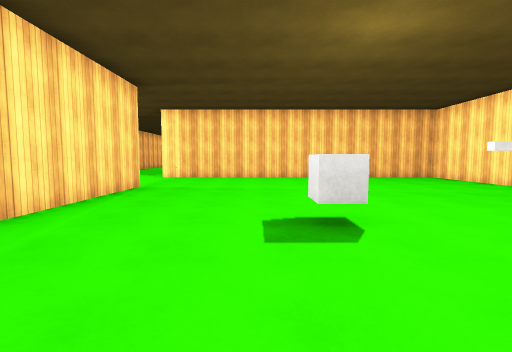
view 1 (above)

12 first-person views from a walk through a scene from a Unity 3-D project. The camera is 1.4 m above the floor, tilts 4° down and sees 90° across. The floor is counted in squares, 2 m on a side. Each view is taken from the middle of a square. On the plan, view 1 faces up. The plan holds only what a view shows up to about 9 squares ahead; the rest is blank. The place goes on beyond the plan. The player is left out. Surface patterns are stand-ins for the level's own textures.

view 2
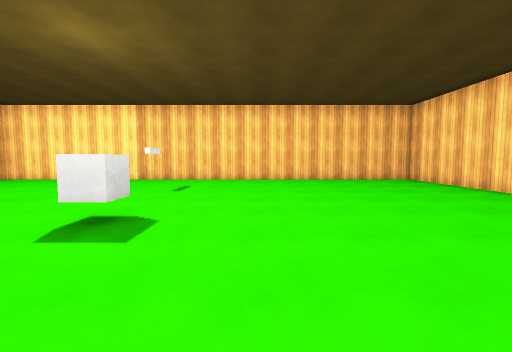

view 3
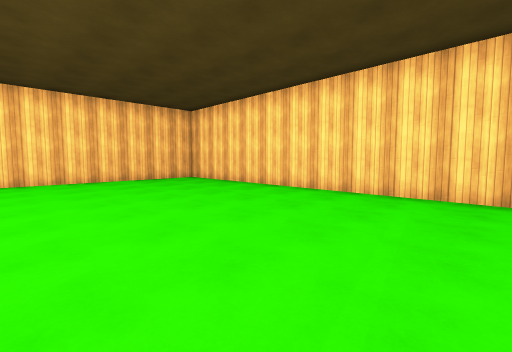

view 4
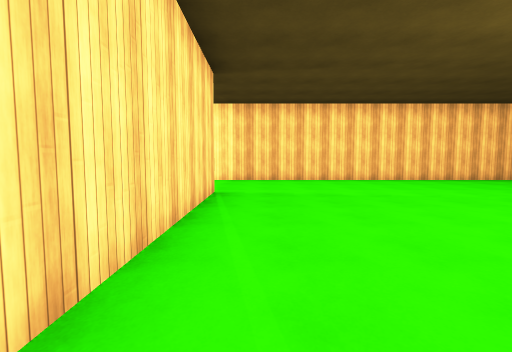

view 5
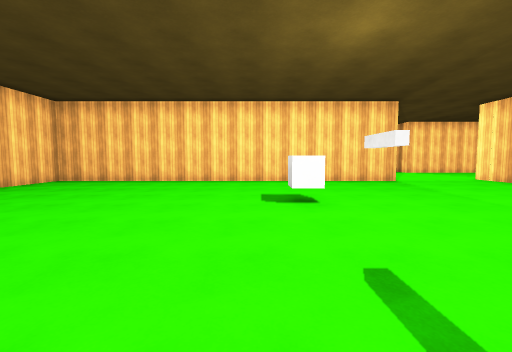

view 6
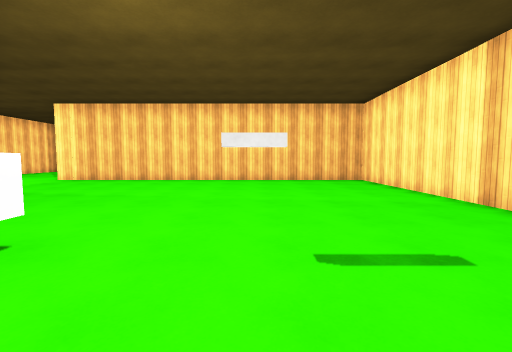

view 7
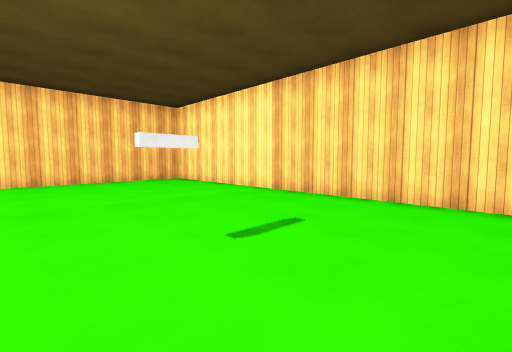

view 8
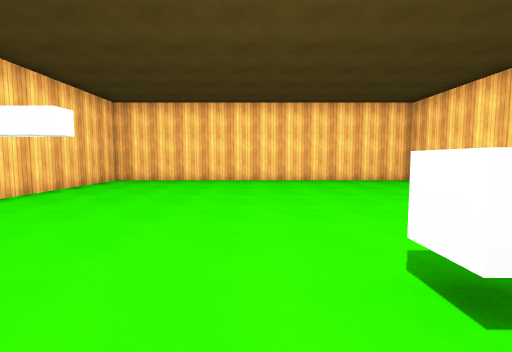

view 9
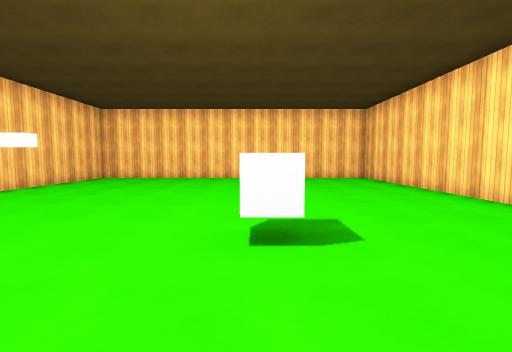

view 10
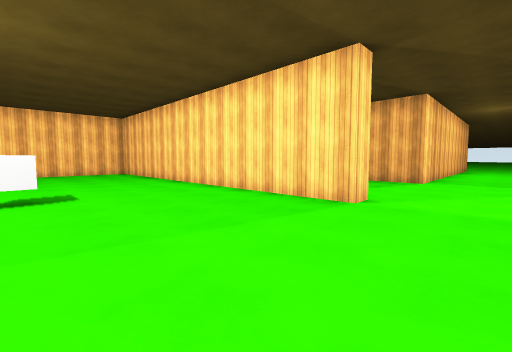

view 11
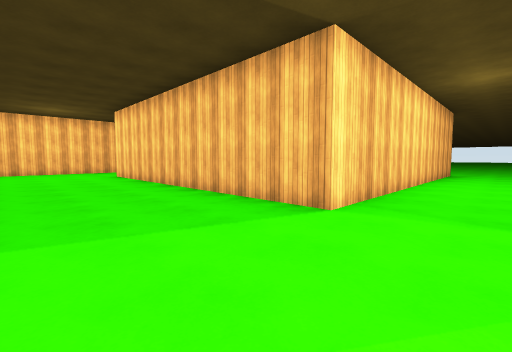

view 12
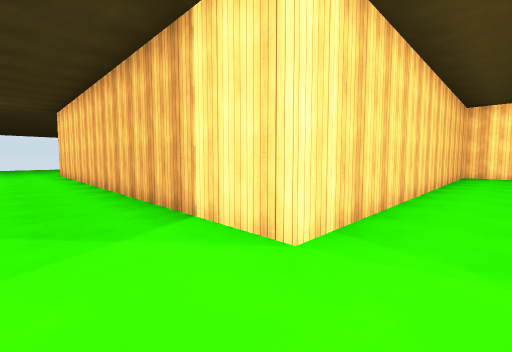

### Floor plan
Points are (right, up) in squares from view 1. A wall is a line through its corners. A room is listed if a view was taken in it or the views show most of it. See-through windows are left out.
Room 1 (views 1, 2, 3, 4, 5, 6, 7, 8, 9, 10)
walls: (3.2, 3) (2.6, 3); (-3.4, 6.3) (-2.9, 6.3) (-2.9, -4.1) (6.4, -4.1) (6.4, 9.2) (-3.4, 9.2)
ways out: opening at (-3, 7.5) to room 2
objects: cube (1, 3)
Room 2 (views 11, 12)
walls: (-3.4, 9.2) (-3.4, 19.1); (-15.1, 6.3) (-7.1, 6.3) (-7.1, -1.6)
ways out: opening at (-3, 7.5) to room 1

Where each view was taken, in squares from view 1:
view 1: 0 up, 0 right, facing up
view 2: 1 up, 2 left, facing right
view 3: 1 up, 2 left, facing down-right
view 4: 1 up, 2 left, facing up
view 5: 2 up, 5 right, facing left
view 6: 1 up, 3 right, facing up
view 7: 1 up, 2 right, facing up-right
view 8: 4 up, 2 right, facing down
view 9: 5 up, 1 right, facing down
view 10: 8 up, 1 right, facing down-left
view 11: 8 up, 4 left, facing down-left
view 12: 8 up, 5 left, facing up-right
